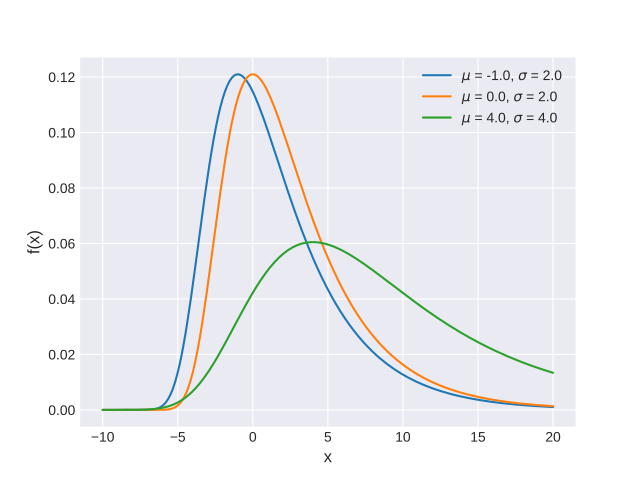

Recreate this plot in Python.
import matplotlib.pyplot as plt
import numpy as np
import scipy.stats as st
plt.style.use('seaborn-darkgrid')
x = np.linspace(-10, 20, 200)
mus = [-1., 0., 4.]
sigmas = [2., 2., 4.]
for mu, sigma in zip(mus, sigmas):
    pdf = st.moyal.pdf(x, loc=mu, scale=sigma)
    plt.plot(x, pdf, label=r'$\mu$ = {}, $\sigma$ = {}'.format(mu, sigma))
plt.xlabel('x', fontsize=12)
plt.ylabel('f(x)', fontsize=12)
plt.legend(loc=1)
plt.show()
